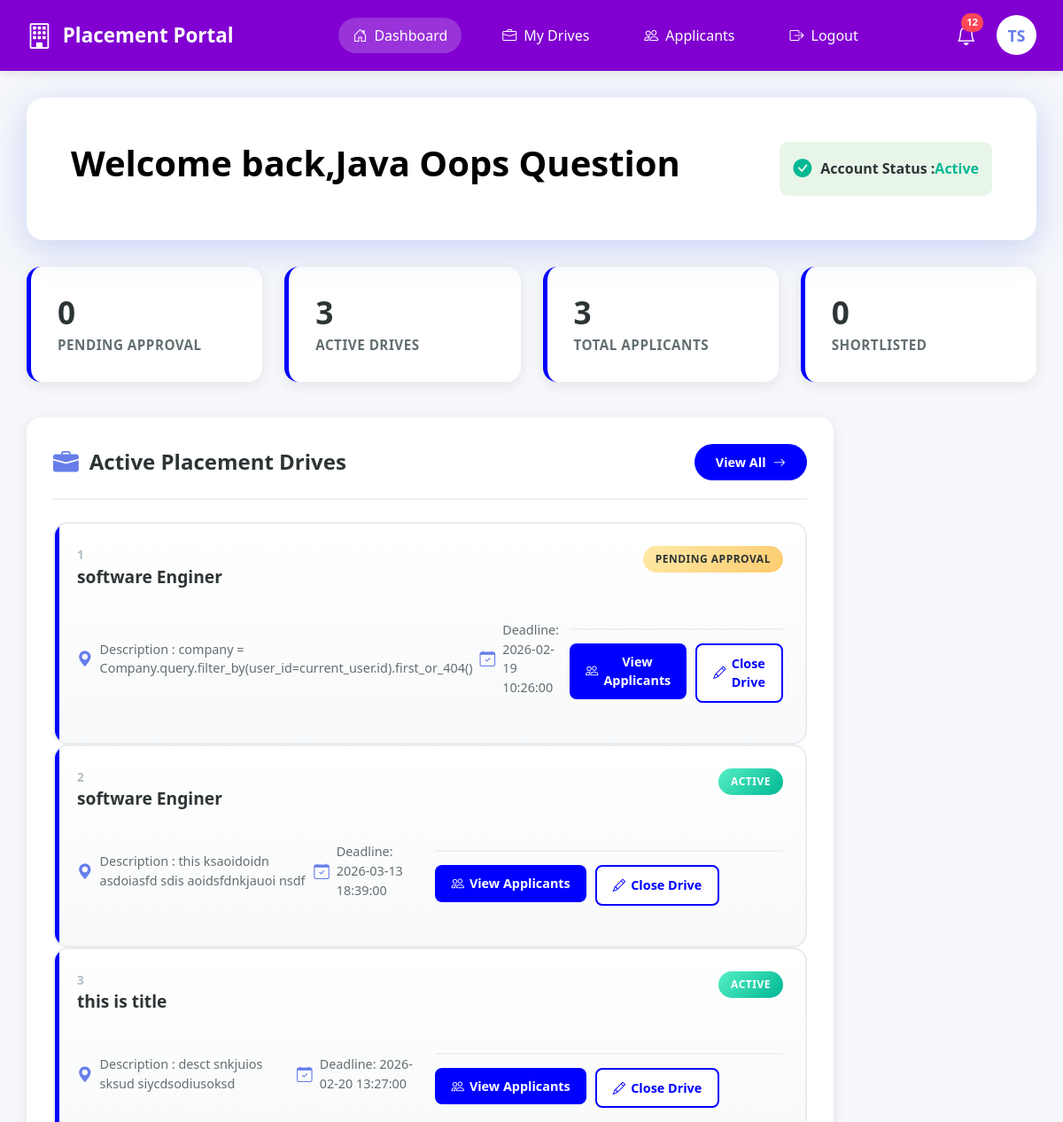
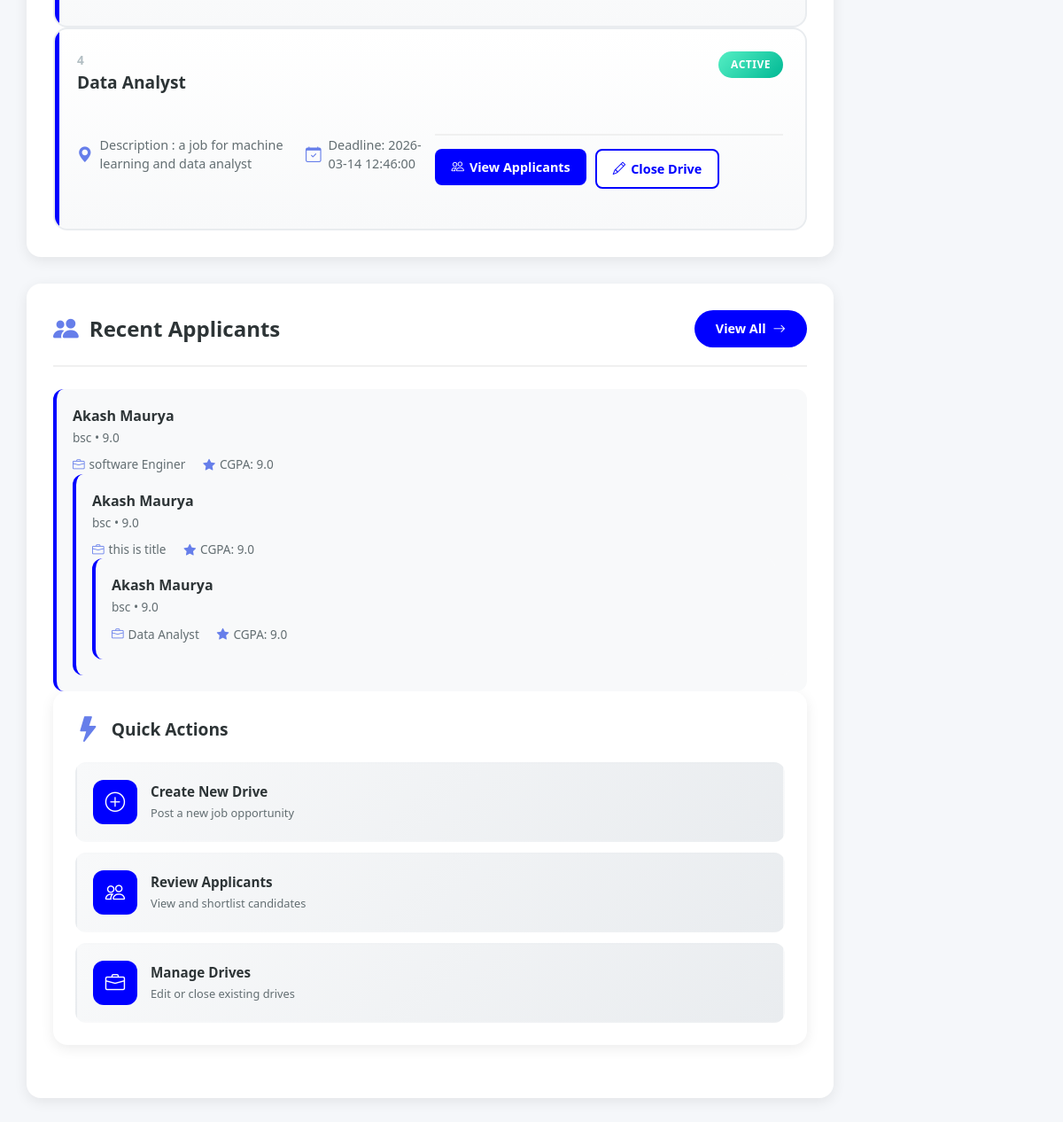
The page /company (signed in) on the database as committed earlier (2 pictures, top to bottom).
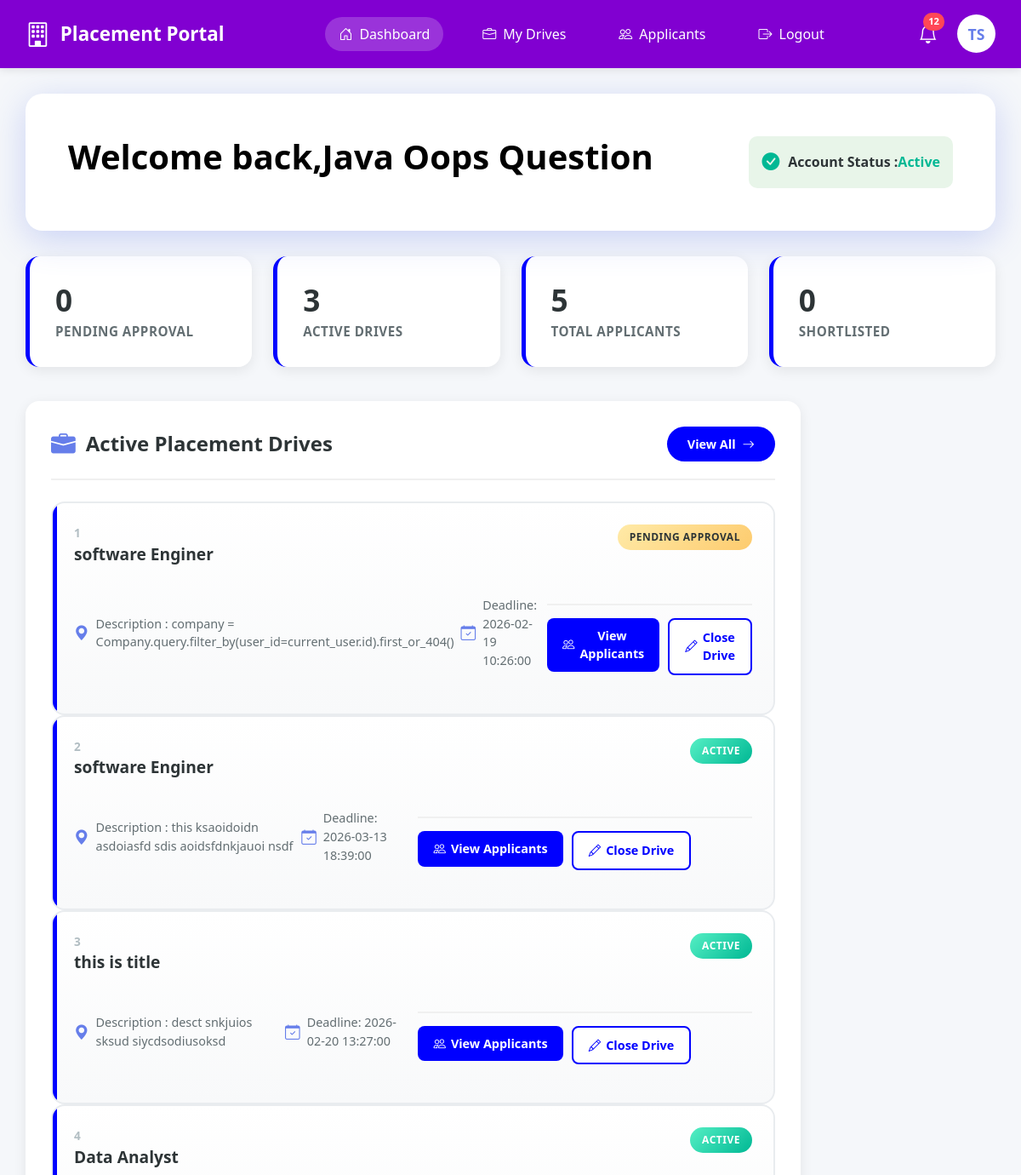
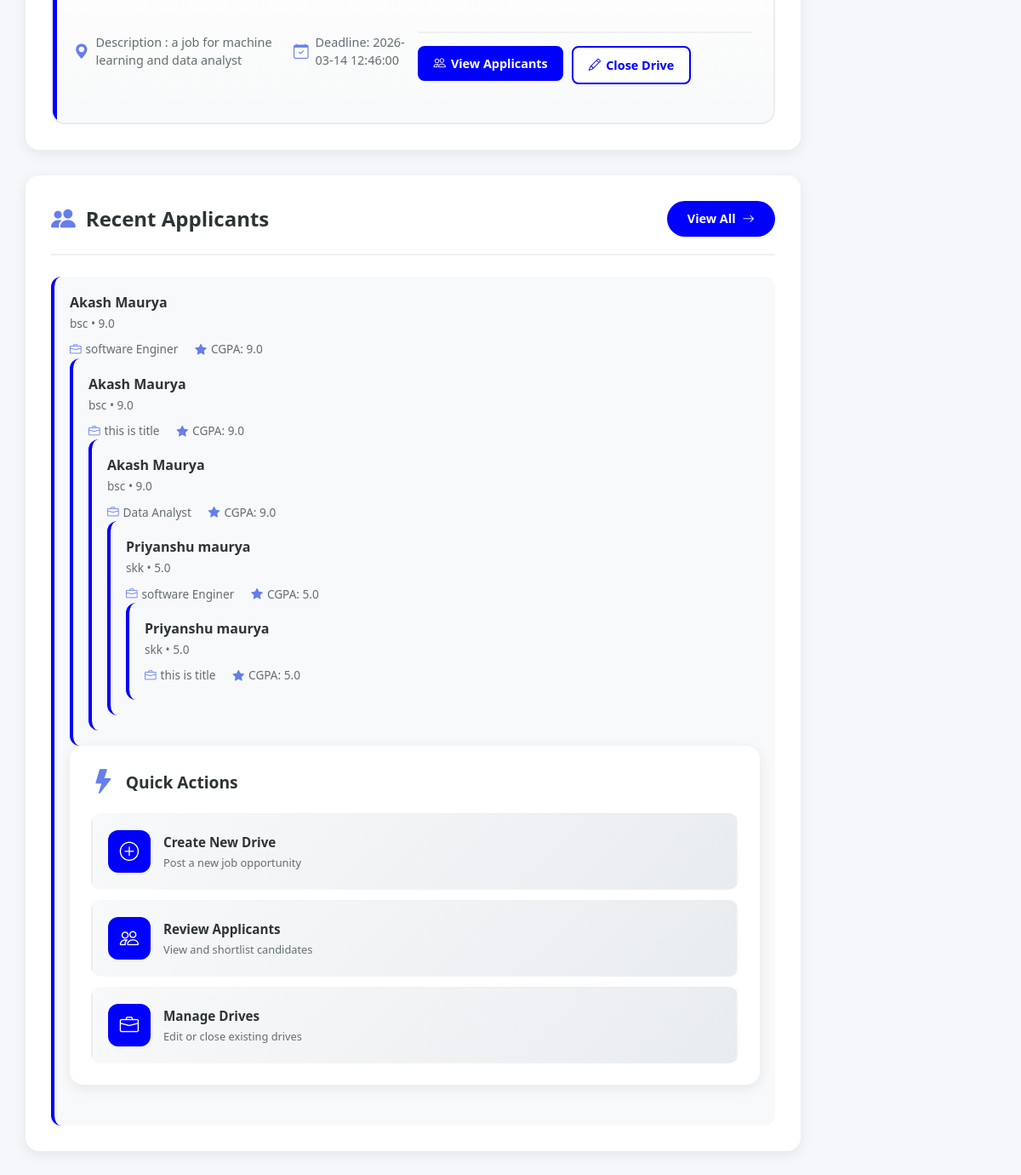
The same page on the database as committed later (2 pictures, top to bottom).
### portal/models.py (models this page shows)
class Drive(db.Model,UserMixin):
    __tablename__ = 'placement_drives'
    id = db.Column(db.Integer , primary_key = True)
    company_id = db.Column(db.Integer,db.ForeignKey('companies.id') , nullable = False)
    job_title = db.Column(db.String(100), nullable = False)
    description = db.Column(db.String(200), nullable = False)
    eligibility = db.Column(db.String(100), nullable = False)
    deadline = db.Column(db.DateTime, nullable = False)
    status = db.Column(db.String(20), nullable = False,default ='APPROVED') #APPROVED,PENDING,CLOSED
    company = db.relationship('Company' , backref = 'companies')

class Application(db.Model,UserMixin):
    __tablename__ = 'applications'
    id = db.Column(db.Integer , primary_key = True)
    student_id = db.Column(db.Integer,db.ForeignKey('students.id'), nullable = False)
    drive_id = db.Column(db.Integer,db.ForeignKey('placement_drives.id') , nullable = False)
    applied_at = db.Column(db.DateTime,default = datetime.utcnow)
    status = db.Column(db.String(30), nullable = False,default = 'PENDING')#PENDING , SHORTLISTED,SELECTED , REJECTED
    drive = db.relationship('Drive', backref='applications')
    student = db.relationship('Student' , backref = 'students')
    __table_args__ = (
    db.UniqueConstraint('student_id', 'drive_id', name='unique_student_drive'),
)

class Student(db.Model,UserMixin):
    __tablename__ = 'students'
    id = db.Column(db.Integer , primary_key = True)
    user_id = db.Column(db.Integer,db.ForeignKey('users.id') , nullable = False)
    name = db.Column(db.String(50),nullable = False)
    branch = db.Column(db.String(30) )
    cgpa = db.Column(db.Float ,nullable = False)
    resume_path = db.Column(db.String(200),nullable= False)
    is_blacklisted = db.Column(db.Boolean , default = False)

### app.py (the view)
@app.route("/company")
@login_required
def company():
    company = Company.query.filter_by(user_id=current_user.id).first_or_404()
    d_p = Drive.query.filter_by(company_id = current_user.id , status = "PENDING").all()
    drive = Drive.query.filter_by(company_id = company.id).all()
    applications = db.session.query(Application).join(Drive).filter(
    Drive.company_id == company.id
).all()
    students = db.session.query(Student).join(Application).filter(
        Application.student_id == Student.id
    ).all()
    t_shortlist = db.session.query(Application).join(Drive).filter(
    Drive.company_id == company.id , Application.status == 'SHORTLISTED'
).all()
    a_d = Drive.query.filter_by(company_id = company.id , status = "APPROVED").all()
    return render_template('company/company.html',c = company ,
                           d_p = len(d_p), drives = drive , a_d = len(a_d),
                           t_a = len(applications),
                           t_s = len(t_shortlist),
                           applications = applications)

### app.py (called while the page is built)
@login_manager.user_loader
def load_user(user_id):
    return User.query.get(int(user_id))

### templates/company/company.html (shortened to what the changed rows need)
{% extends "company/company_base.html" %}
{% block content %}
<div class="main-container">
    <div class="banner">
        <div class="welcome-content">
            <div class="welcome-text">
                <h1>Welcome back,{{c.company_name}}</h1>
            </div>
        </div>
    </div>
    <div class="stats-grid">
        <div class="stat-card ">
            <div class="stat-info">
                <h3>{{t_a}}</h3>
                <p>Total Applicants</p>
            </div>
        </div>
    </div>
    <div class="content-grid">
        <div>
            <div class="section-card">
                <div class="section-header">
                    <h2>
                        <i class="bi bi-briefcase-fill icon"></i>
                        Active Placement Drives
                    </h2>
                </div>
                {% for drive in drives %}
                <div class="drives-list">
                    <div class="drive-card">
                        <div class="drive-header">
                            <div>
                                <div class="drive-id">{{drive.id}}</div>
                                <div class="drive-title">{{drive.job_title}} </div>
                            </div>
                            {% if drive.status == 'APPROVED' %}
                            <span class="drive-status status-active">Active</span>
                            {% else %}
                            <span class="drive-status status-pending">Pending Approval</span>
                            {% endif%}
                        </div>
                        <div class="drive-meta">
                            <div class="meta-item">
                                <i class="bi bi-geo-alt-fill"></i>
                                <span>Description : {{drive.description}} </span>
                                <div class="meta-item">
                                    <i class="bi bi-calendar-check"></i>
                                    <span>Deadline: {{drive.deadline}}</span>
                                </div>
                            </div>
                            <div class="drive-actions">
                                <a href="{{url_for('company_app')}}">
                                    <button class="btn-action btn-view">
                                        <i class="bi bi-people"></i>
                                        View Applicants
                                    </button>
                                </a>
                                <a href="{{url_for('close_drive', drive_id = drive.id)}}">
                                    <button class="btn-action btn-edit">
                                        <i class="bi bi-pencil"></i>
                                        Close Drive
                                    </button>
                                </a>
                            </div>
                        </div>
                    </div>
                </div>
                {% endfor %}
            </div>
            <div class="section-card">
                <div class="section-header">
                    <h2>
                        <i class="bi bi-people-fill icon"></i>
                        Recent Applicants
                    </h2>
                </div>
                <div class="applicants-list">
                    {% for app in applications %}
                    <div class="applicant-card">
                        <div class="applicant-header">
                            <div class="applicant-info">
                                <div class="applicant-name">{{app.student.name}} </div>
                                <div class="applicant-details">{{app.student.branch}} • {{app.student.cgpa}} </div>
                            </div>
                        </div>
                        <div class="applicant-meta">
                            <div class="applicant-meta-item">
                                <i class="bi bi-briefcase"></i>
                                <span><span>{{app.drive.job_title}} </span></span>
                            </div>
                            <div class="applicant-meta-item">
                                <i class="bi bi-star-fill"></i>
                                <span>CGPA: {{app.student.cgpa}} </span>
                            </div>
                        </div>
                        {% endfor %}
                    </div>
                </div>
            </div>
        </div>
        <div>
            <div class="quick-actions-panel">
                <div class="section-header" style="border: none; padding-bottom: 0; margin-bottom: 20px;">
                    <h2 style="font-size: 1.2rem;">
                        <i class="bi bi-lightning-fill icon"></i>
                        Quick Actions
                    </h2>
                </div>
            </div>
        </div>
    </div>
</div>
{% endblock %}

Rows that differ between the two databases and show on the page:
added Application: student.name "Priyanshu maurya", student.branch "skk", student.cgpa "5.0", drive.job_title "software Enginer"
added Application: student.name "Priyanshu maurya", student.branch "skk", student.cgpa "5.0", drive.job_title "this is title"
Other text that changed with them:
{{ t_a }}: "3" → "5"
